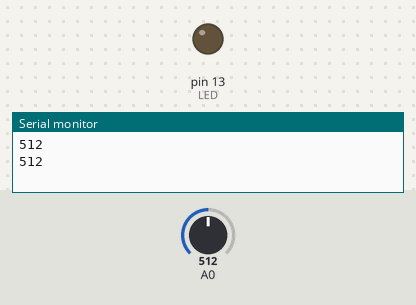
The sketch below on a simulated Arduino Uno, built with avr-gcc and run on an emulated ATmega328P. On the bench: output pins drawn as LEDs (lit = HIGH), the last lines printed to the serial monitor. The inputs (shaded band) are chosen by the test bench; at power-on: A0 = 512.

Above: at 1.8 s.
1.9 s: A0 set to 313
3.4 s: A0 set to 288
At 5.2 s:
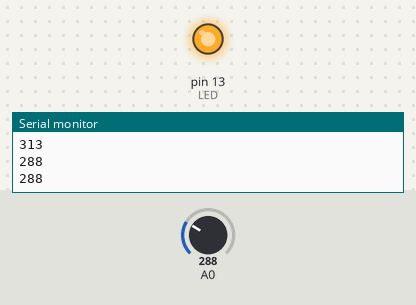
5.5 s: A0 set to 306
At 6.8 s:
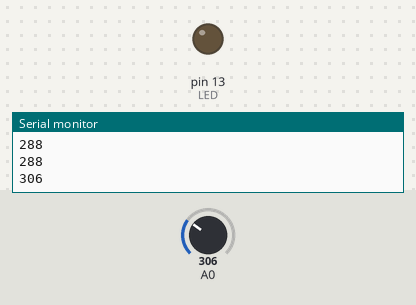
7.5 s: A0 set to 290
At 8.3 s:
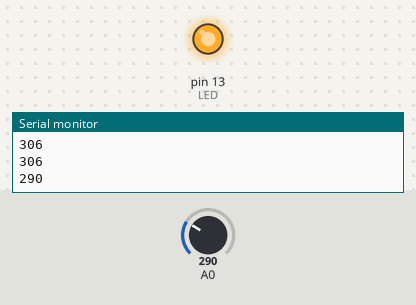
Timing chart, 0 to 10.5 s (numbered marks = the images above; inputs shaded):
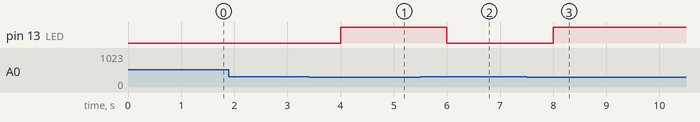

Measured:
- the behaviour switches between 300 and 299 on A0 (found by bisection; images 0 and 1)
- after the input at 3.4 s, pin 13 (LED): LOW → HIGH after 0.60 s
- after the input at 5.5 s, pin 13 (LED): HIGH → LOW after 0.50 s
- after the input at 7.5 s, pin 13 (LED): LOW → HIGH after 0.50 s

The sketch:

soil.ino
```cpp
int LED=13;
void setup() {
  // put your setup code here, to run once:
Serial.begin(9600);
pinMode(LED,OUTPUT);
}

void loop() {
  // put your main code here, to run repeatedly:
  int val;
  val=analogRead(0);
  Serial.println(val);
  if(val<300)
  {
    digitalWrite(LED,HIGH);
  }
  else
  {
    digitalWrite(LED,LOW);
  }
  delay(1000);
}
```
